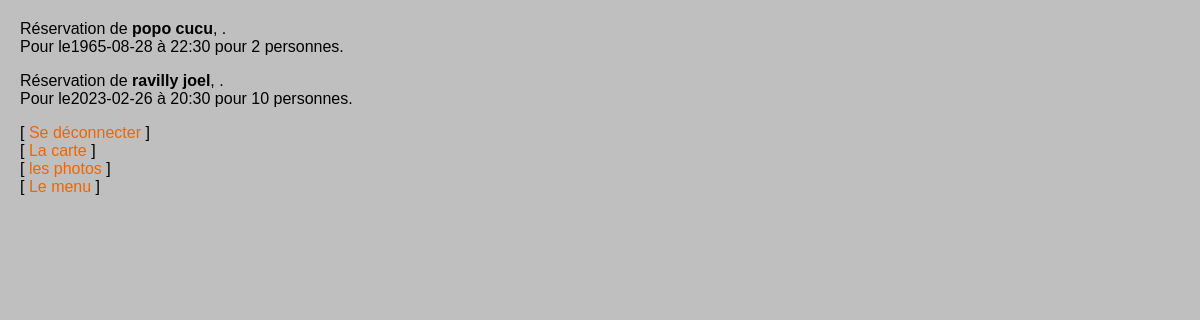
The page /admin/lesReservations.php on the database as committed earlier.
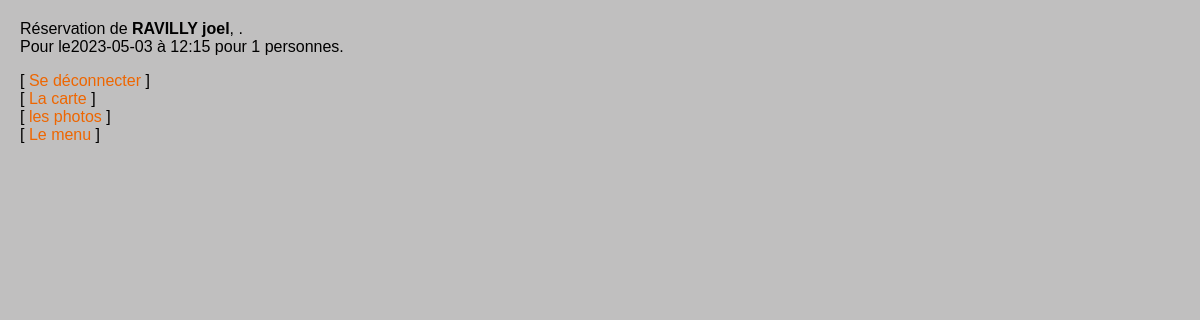
The same page on the database as committed later.
### tables this page shows
CREATE TABLE `reservation` (
  `id` int(11) NOT NULL,
  `nom` varchar(30) NOT NULL,
  `prenom` varchar(30) NOT NULL,
  `email` varchar(100) NOT NULL,
  `nombres` decimal(50,0) NOT NULL,
  `dates` tinytext DEFAULT NULL,
  `heures` tinytext NOT NULL
);

### admin/lesReservations.php (the view, shortened to what this page needs)
<!DOCTYPE html>
<html>
<head>
   <link rel="stylesheet" href="">
</head>
<body onLoad="document.fo.login.focus()">
   <?php
   try {
      $bdd = new PDO('mysql:host=localhost;dbname=resto_database', 'root', '');
   } catch (Exception $e) {
      die('Erreur : ' . $e->getMessage());
   }
   $reponse = $bdd->query('SELECT * FROM reservation ORDER BY dates,heures');
   while ($donnees = $reponse->fetch()) {
   ?>
      <p>
         Réservation de <strong><?php echo $donnees['nom']; ?> <?php echo $donnees['prenom']; ?></strong>, .<br />
         Pour le<?php echo $donnees['dates']; ?> à <?php echo $donnees['heures']; ?> pour
         <?php echo $donnees['nombres']; ?> personnes.</em>
      </p>
   <?php
   }
   ?>
   [ <a href="deconnexion.php">Se déconnecter</a> ]<br>
   [ <a href="../carteEtMenu/pageModif.php">La carte</a> ]<br>
   [ <a href="../photos/pagePhotos.php">les photos</a> ]<br>
   [ <a href="../carteEtMenu/pageMenu.php">Le menu</a> ]
</body>
</html>

### admin/lesReservations.php (style rules this page uses)
body { background: #c0bfbf; margin: 0; padding: 0; width: 100%; }
* { font-family: arial; }
body { margin: 20px; }
a { color: #EE6600; text-decoration: none; }

Rows that differ between the two databases and show on the page:
removed reservation: nom "popo", prenom "cucu", dates "1965-08-28", heures "22:30", nombres "2"
removed reservation: nom "ravilly", prenom "joel", dates "2023-02-26", heures "20:30", nombres "10"
added reservation: nom "RAVILLY", prenom "joel", dates "2023-05-03", heures "12:15", nombres "1"
